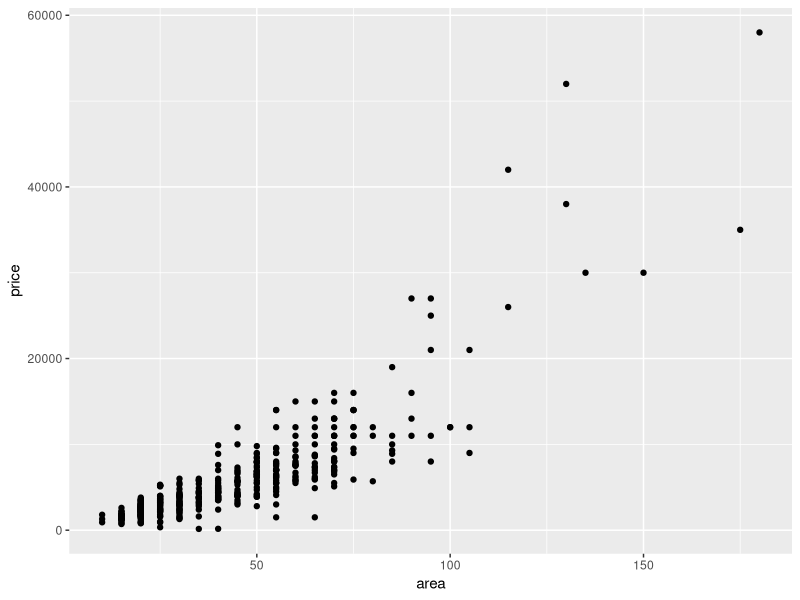
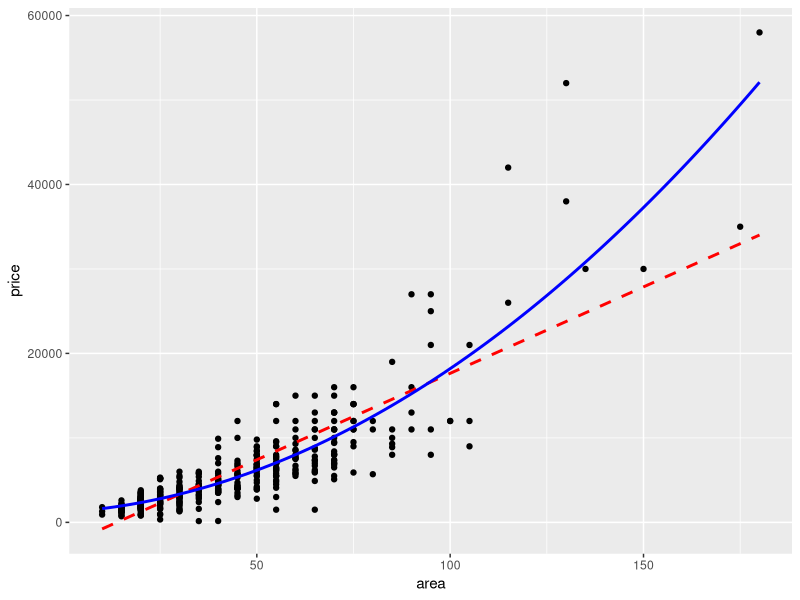

The R source for these figures, in order:
### 多項式回帰
### 渋谷区の中古マンション価格の例
library(tidyverse)
dat <- read_csv("shibuya21.csv") # データの読み込み
ggplot(dat) + geom_point(aes(area, price))
# (area, price)の散布図を描画してみると, priceはareaの二次関数の
# 方がよく説明できそうに見えるので, priceをareaの二乗で回帰してみる
## 比較のためにareaでpriceを回帰した結果を計算しておく
lm(price ~ area, data = dat) |> summary() 
## 説明変数の二次式で回帰
lm(price ~ area + area^2, data = dat) 
# これだとareaのみの回帰となってしまう
lm(price ~ area + I(area^2), data = dat) |> summary() 
# areaの二次式で単回帰
## 関数poly()を使う場合
## 説明変数の直交多項式系を説明変数として回帰することで, 
## 計算結果が安定しやすくなる(多重共線性の問題を回避できる)
lm(price ~ poly(area, 2), data = dat) |> summary() 
# 二次式の作り方が変わるので回帰係数の推定値は変わるが,
# あてはめ値は変わらないので決定係数は変化しない
## あてはまり具合の可視化
ggplot(dat, aes(area, price)) + 
  geom_point() + 
  geom_smooth(method = "lm", se = FALSE, # 線形回帰式の上書き
              color = "red", lty = "dashed") + 
  geom_smooth(method = "lm", se = FALSE, # 二次式による回帰式を上書き
              formula = y ~ poly(x,2), color = "blue")
